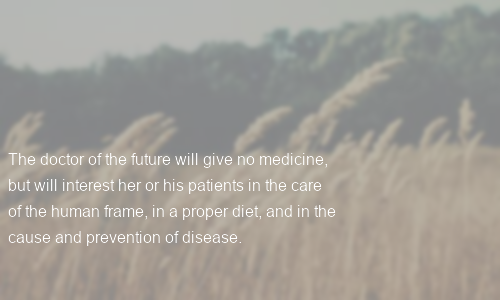
#> input picture images/photo_image_1.png, 500 x 300 px
$ python -i photo.py   (imports and definitions only)
#> lines starting #> are read from the running program, lines starting #| are printed output that depends on the picture
#> further down, picture is the input picture: PIL image 500x300 RGBA; mean R, G, B, A 72.9, 65.3, 51.7, 131.2
import requests
from PIL import (
    Image,
    ImageDraw,
    ImageFont,
    ImageFilter
)
import io
import os
import textwrap
import logging
import multiprocessing

# [1 line not run here, left out]

PHOTO_URL= "https://api.quotable.io/quotes?limit={}"
PICSUM_URL= "https://picsum.photos/500/300"
IMAGE_FOLDER= "images"
NUMBER_OF_IMAGES= 100

# [12 lines left out: functions get_photo, get_image, not called in this run]

def prepare_image(image: Image) -> Image:
    image= image.convert("RGBA")
    image= image.filter(ImageFilter.GaussianBlur(radius=2))
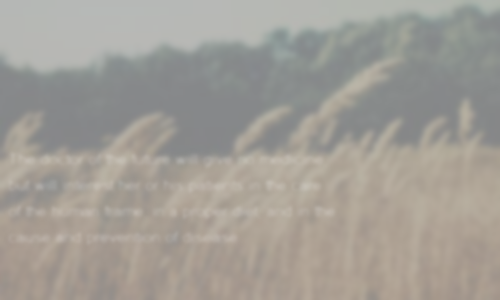
#> image: PIL image 500x300 RGBA; mean R, G, B, A 72.9, 65.3, 51.7, 131.2; transparent parts drawn white
    image= image.point(lambda p: p*0.5)
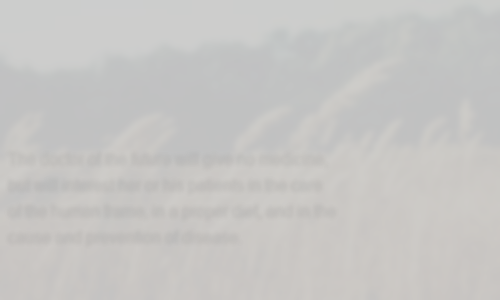
#> image: PIL image 500x300 RGBA; mean R, G, B, A 36.5, 32.6, 25.8, 65.6; transparent parts drawn white
    return image

# [34 lines left out: functions put_text_on_image, save_image, process_image, main, not called in this run]

# [2 lines not run here, left out]


>>> from PIL import Image
>>> picture = Image.open('images/photo_image_1.png')
>>> result = prepare_image(picture)
